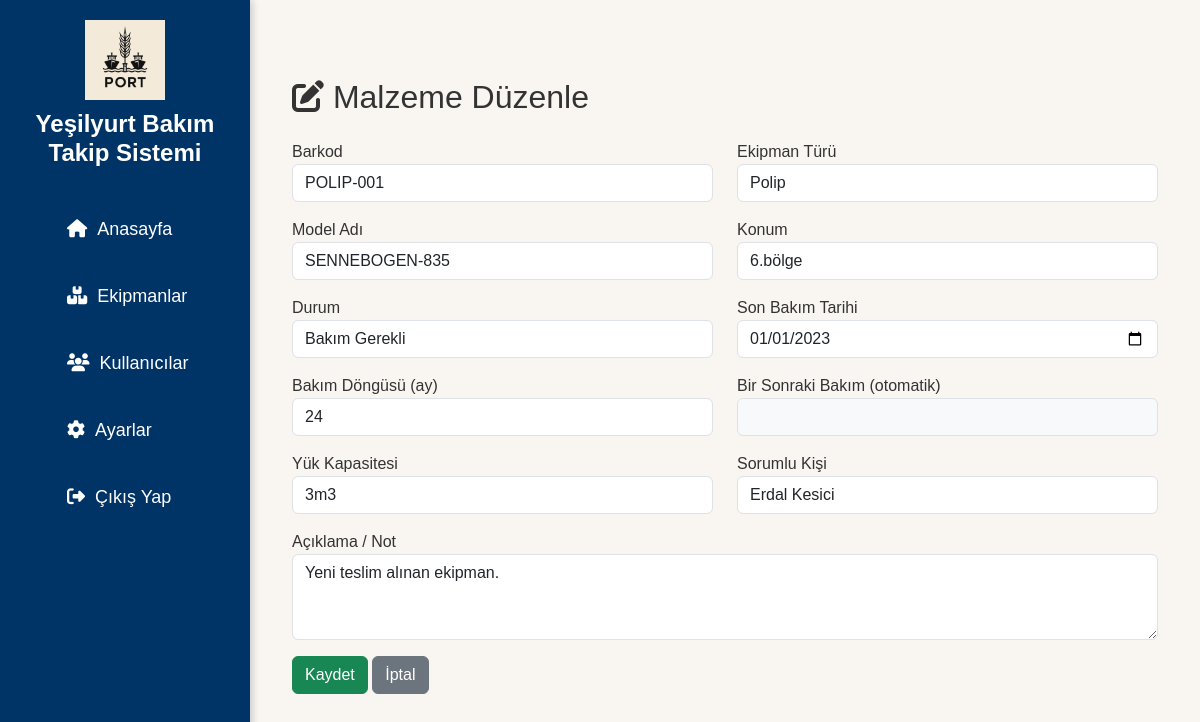
Before: /edit/1 (signed in) with the older database file.
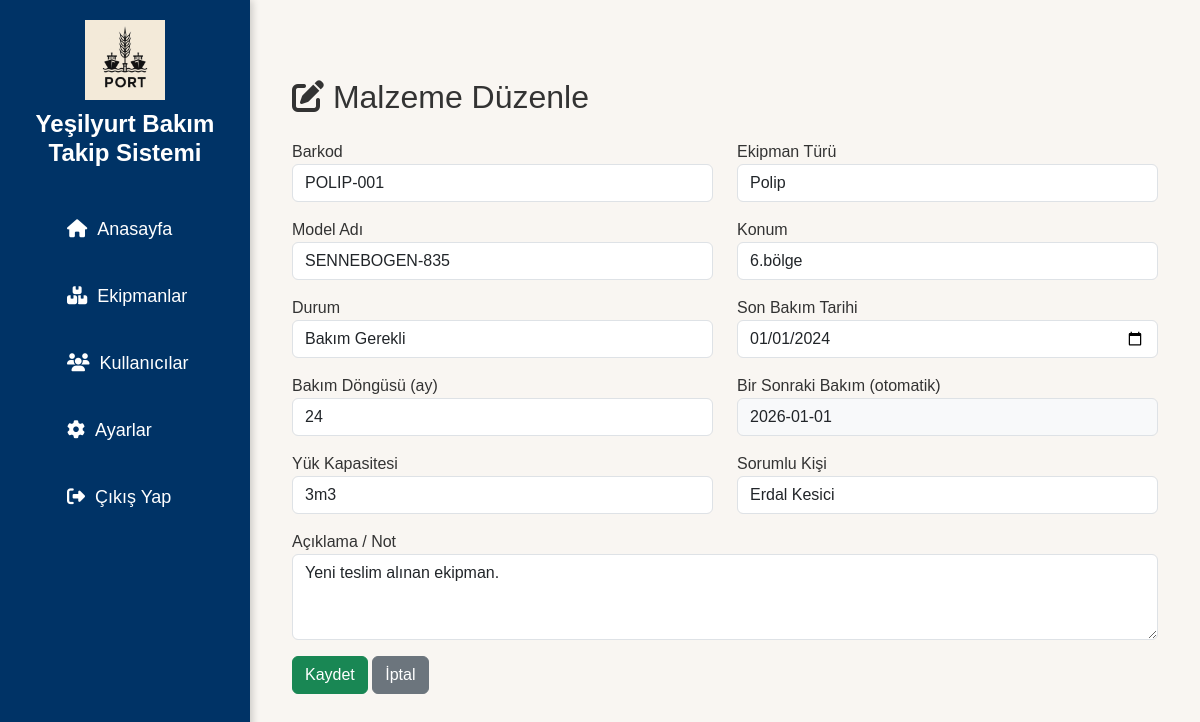
After: the same page with the newer database file.
### app/models.py (models this page shows)
class Parca(db.Model):
    __tablename__ = 'parcalar'
    id = db.Column(db.Integer, primary_key=True)
    barcode = db.Column(db.String(100), unique=True, nullable=False)
    ekipman_turu = db.Column(db.String(100), nullable=False)
    model_adi = db.Column(db.String(100), nullable=False)
    konum = db.Column(db.String(100), nullable=False)
    durum = db.Column(db.String(50), nullable=False)
    bir_sonraki_bakim = db.Column(db.Date, nullable=True)
    son_bakim_tarihi = db.Column(db.Date, nullable=True)
    bakim_dongusu = db.Column(db.String(50), nullable=True)
    bakim_durum = db.Column(db.String(50), nullable=True)  # ✅ تمت إضافته
    notlar = db.Column(db.Text, nullable=True)              # ✅ تمت إضافته
    kisa_aciklama = db.Column(db.Text, nullable=True)
    yuk_kapasitesi = db.Column(db.String(50), nullable=True)
    sorumlu_kisi = db.Column(db.String(100), nullable=True)
    created_at = db.Column(db.DateTime, default=datetime.utcnow)
    bakim_kayitlari = db.relationship('BakimKaydi', backref='parca', lazy=True)

### app/routes.py (the view, shortened to what this page needs)
@main.route('/edit/<int:parca_id>', methods=['GET', 'POST'])
@login_required
def edit(parca_id):
    parca = Parca.query.get_or_404(parca_id)
    return render_template('edit.html', parca=parca)

### app/__init__.py (called while the page is built)
def create_app():
    app = Flask(__name__)
    app.config.from_object('config.Config')
    db.init_app(app)
    login_manager.init_app(app)
    migrate.init_app(app, db)  # ✅ جديد
    login_manager.login_view = 'auth.login'
    @login_manager.user_loader
    def load_user(user_id):
        return User.query.get(int(user_id))
    app.register_blueprint(main)
    app.register_blueprint(auth)
    app.register_blueprint(api)  # ✅ API
    return app

### app/templates/edit.html (shortened to what this page needs)
{% extends 'layout.html' %}
{% block content %}
<div class="container mt-5">
  <h2 class="mb-4"><i class="fas fa-edit"></i> Malzeme Düzenle</h2>
  <form method="POST">
    <div class="row">
      <div class="col-md-6 mb-3">
        <label for="barcode">Barkod</label>
        <input type="text" class="form-control" name="barcode" value="{{ parca.barcode }}" required>
      </div>
      <div class="col-md-6 mb-3">
        <label for="ekipman_turu">Ekipman Türü</label>
        <input type="text" class="form-control" name="ekipman_turu" value="{{ parca.ekipman_turu }}" required>
      </div>
      <div class="col-md-6 mb-3">
        <label for="model_adi">Model Adı</label>
        <input type="text" class="form-control" name="model_adi" value="{{ parca.model_adi }}" required>
      </div>
      <div class="col-md-6 mb-3">
        <label for="konum">Konum</label>
        <input type="text" class="form-control" name="konum" value="{{ parca.konum }}" required>
      </div>
      <div class="col-md-6 mb-3">
        <label for="durum">Durum</label>
        <select class="form-control" name="durum" required>
          <option value="Bakım Gerekli" {% if parca.durum == 'Bakım Gerekli' %}selected{% endif %}>Bakım Gerekli</option>
        </select>
      </div>
      <div class="col-md-6 mb-3">
        <label for="son_bakim_tarihi">Son Bakım Tarihi</label>
        <input type="date" class="form-control" name="son_bakim_tarihi" value="{{ parca.son_bakim_tarihi }}">
      </div>
      <div class="col-md-6 mb-3">
        <label for="bakim_dongusu">Bakım Döngüsü (ay)</label>
        <input type="number" class="form-control" name="bakim_dongusu" value="{{ parca.bakim_dongusu }}" placeholder="Örn: 1, 3, 6" min="1">
      </div>
      <div class="col-md-6 mb-3">
        <label for="bir_sonraki_bakim">Bir Sonraki Bakım (otomatik)</label>
        <input type="text" class="form-control bg-light" value="{{ parca.bir_sonraki_bakim.strftime('%Y-%m-%d') if parca.bir_sonraki_bakim else '' }}" readonly>
      </div>
      <div class="col-md-6 mb-3">
        <label for="yuk_kapasitesi">Yük Kapasitesi</label>
        <input type="text" class="form-control" name="yuk_kapasitesi" value="{{ parca.yuk_kapasitesi }}">
      </div>
      <div class="col-md-6 mb-3">
        <label for="sorumlu_kisi">Sorumlu Kişi</label>
        <input type="text" class="form-control" name="sorumlu_kisi" value="{{ parca.sorumlu_kisi }}">
      </div>
      <div class="col-12 mb-3">
        <label for="kisa_aciklama">Açıklama / Not</label>
        <textarea class="form-control" name="kisa_aciklama" rows="3">{{ parca.kisa_aciklama }}</textarea>
      </div>
    </div>
    <button type="submit" class="btn btn-success">Kaydet</button>
    <a href="{{ url_for('main.detail', parca_id=parca.id) }}" class="btn btn-secondary">İptal</a>
  </form>
</div>
{% endblock %}

Changed rows visible on the page:
changed Parca "POLIP-001": son_bakim_tarihi "01/01/2023" → "01/01/2024"; bir_sonraki_bakim (not shown) → "2026-01-01"
